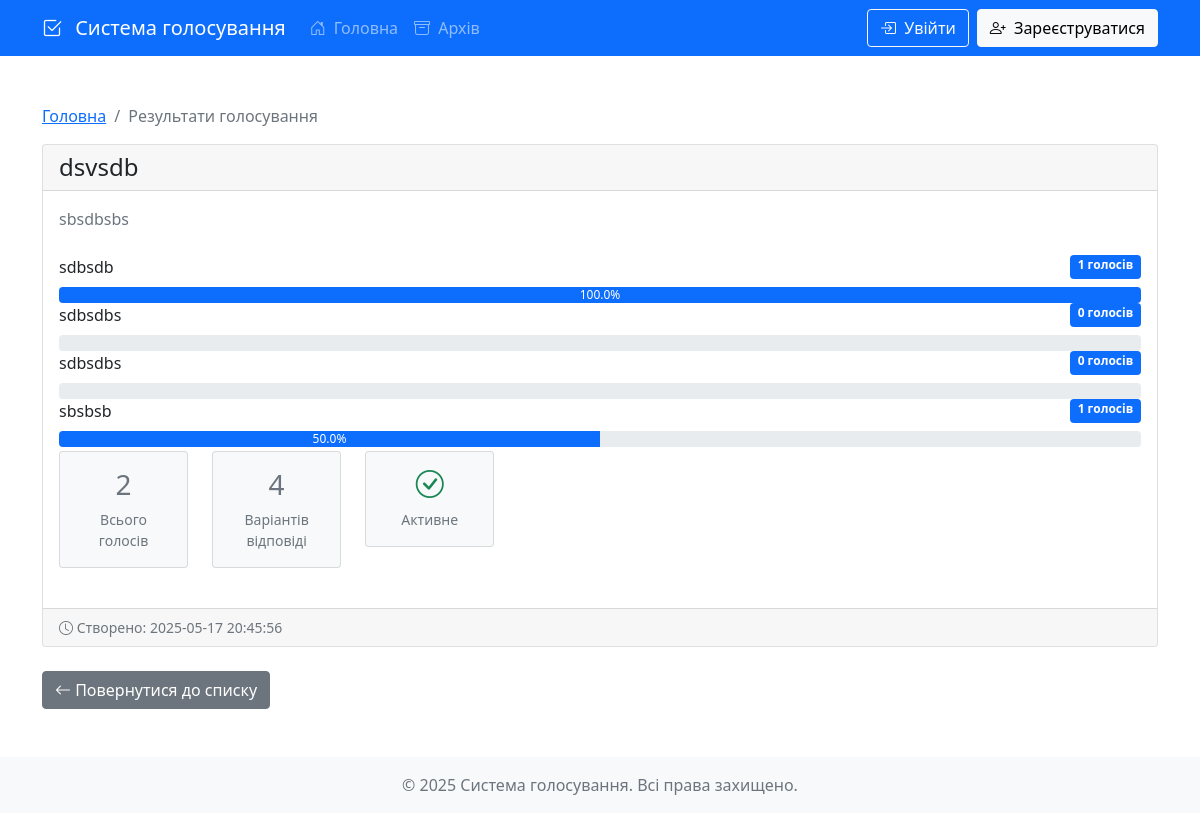
The page /poll/10/results on the database its author committed.
### src/database/models.py (models this page shows)
class Poll(Base):
    __tablename__ = "polls"
    id = Column(Integer, primary_key=True, index=True)
    title = Column(String, index=True)
    description = Column(String, nullable=True)
    created_at = Column(DateTime, default=datetime.utcnow)
    ends_at = Column(DateTime, nullable=True)
    is_active = Column(Boolean, default=True)
    created_by = Column(Integer, ForeignKey("users.id"))
    creator = relationship("User", back_populates="polls_created")
    options = relationship("PollOption", back_populates="poll", cascade="all, delete-orphan")
    votes = relationship("Vote", back_populates="poll")

class PollOption(Base):
    __tablename__ = "poll_options"
    id = Column(Integer, primary_key=True, index=True)
    poll_id = Column(Integer, ForeignKey("polls.id"))
    text = Column(String)
    votes_count = Column(Integer, default=0)
    poll = relationship("Poll", back_populates="options")
    votes = relationship("Vote", back_populates="option")

### src/main.py (the view)
@app.get("/poll/{poll_id}/results")
async def poll_results(request: Request, poll_id: int, db: Session = Depends(get_db)):
    try:
        poll = db.query(Poll).filter(Poll.id == poll_id).first()
        if not poll:
            raise HTTPException(status_code=404, detail="Голосування не знайдено")
        options_with_votes = []
        total_votes = 0
        for option in poll.options:
            votes_count = db.query(Vote).filter(Vote.option_id == option.id).count()
            total_votes += votes_count
            options_with_votes.append({
                "id": option.id,
                "text": option.text,
                "votes": votes_count,
                "percentage": round((votes_count / total_votes * 100) if total_votes > 0 else 0, 1)
            })
        return templates.TemplateResponse(
            "poll_results.html",
            {
                "request": request,
                "poll": poll,
                "options": options_with_votes,
                "total_votes": total_votes,
                "current_user": await get_current_user(request)
            }
        )
    except HTTPException:
        raise
    except Exception as e:
        logger.error(f"Error showing poll results: {str(e)}")
        raise HTTPException(status_code=500, detail=str(e))

### src/templates/poll_results.html (shortened to what this page needs)
{% extends "base.html" %}
{% block content %}
<div class="container mt-4">
    <nav aria-label="breadcrumb">
        <ol class="breadcrumb">
            <li class="breadcrumb-item"><a href="/">Головна</a></li>
            <li class="breadcrumb-item active">Результати голосування</li>
        </ol>
    </nav>
    <div class="card mb-4">
        <div class="card-header">
            <h4 class="mb-0">{{ poll.title }}</h4>
        </div>
        <div class="card-body">
            {% if poll.description %}
            <p class="text-muted mb-4">{{ poll.description }}</p>
            {% endif %}
            <div class="results-container">
                {% for option in options %}
                <div class="poll-result">
                    <div class="d-flex justify-content-between mb-2">
                        <span>{{ option.text }}</span>
                        <span class="badge bg-primary">{{ option.votes }} голосів</span>
                    </div>
                    <div class="progress">
                        <div class="progress-bar"
                             role="progressbar"
                             data-width="{{ '{:.1f}'.format(option.percentage) }}"
                             aria-valuenow="{{ '{:.1f}'.format(option.percentage) }}"
                             aria-valuemin="0"
                             aria-valuemax="100">
                            {{ '{:.1f}'.format(option.percentage) }}%
                        </div>
                    </div>
                </div>
                {% endfor %}
            </div>
            <div class="poll-stats">
                <div class="row g-4">
                    <div class="col-md-4">
                        <div class="card bg-light">
                            <div class="card-body text-center">
                                <h3>{{ total_votes }}</h3>
                                <p class="text-muted mb-0">Всього голосів</p>
                            </div>
                        </div>
                    </div>
                    <div class="col-md-4">
                        <div class="card bg-light">
                            <div class="card-body text-center">
                                <h3>{{ options|length }}</h3>
                                <p class="text-muted mb-0">Варіантів відповіді</p>
                            </div>
                        </div>
                    </div>
                    <div class="col-md-4">
                        <div class="card bg-light">
                            <div class="card-body text-center">
                                <h3>
                                    <i class="bi {% if poll.is_active %}bi-check-circle text-success{% else %}bi-x-circle text-danger{% endif %}"></i>
                                </h3>
                                <p class="text-muted mb-0">
                                    {% if poll.is_active %}Активне{% else %}Закрите{% endif %}
                                </p>
                            </div>
                        </div>
                    </div>
                </div>
            </div>
        </div>
        <div class="card-footer">
            <div class="d-flex justify-content-between align-items-center">
                <small class="text-muted">
                    <i class="bi bi-clock"></i>
                    Створено: {{ poll.created_at.strftime('%Y-%m-%d %H:%M:%S') }}
                </small>
            </div>
        </div>
    </div>
    <div class="mb-4">
        <a href="/" class="btn btn-secondary">
            <i class="bi bi-arrow-left"></i> Повернутися до списку
        </a>
    </div>
</div>
{% endblock %}

### src/static/css/styles.css (style rules this page uses)
.card { margin-bottom: 1.5rem; }
.poll-stats { display: flex; align-items: center; gap: 1rem; color: #6c757d; font-size: 0.875rem; }
.poll-stats { font-size: 0.875rem; color: #6c757d; margin-top: 0.25rem; }

### rows shown on the page
Poll: title "dsvsdb", description "sbsdbsbs", created_at "2025-05-17 20:45:56"
PollOption: text "sdbsdb", votes "1", percentage "100.0"
PollOption: text "sdbsdbs", votes "0"
PollOption: text "sdbsdbs", votes "0"
PollOption: text "sbsbsb", votes "1", percentage "50.0"

### other values the page prints
{{ total_votes }} "2"
{{ options|length }} "4"
